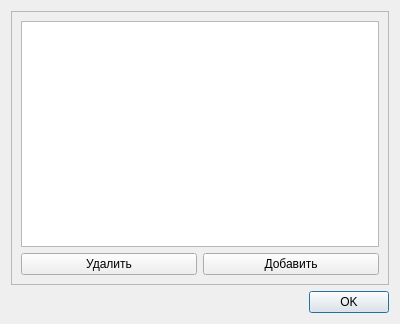
<?xml version="1.0" encoding="UTF-8"?>
<ui version="4.0">
 <class>Dialog</class>
 <widget class="QDialog" name="Dialog">
  <property name="geometry">
   <rect>
    <x>0</x>
    <y>0</y>
    <width>400</width>
    <height>324</height>
   </rect>
  </property>
  <property name="windowTitle">
   <string>Dialog</string>
  </property>
  <layout class="QGridLayout" name="gridLayout_2">
   <item row="0" column="0">
    <widget class="QFrame" name="frame">
     <property name="frameShape">
      <enum>QFrame::StyledPanel</enum>
     </property>
     <property name="frameShadow">
      <enum>QFrame::Raised</enum>
     </property>
     <layout class="QGridLayout" name="gridLayout">
      <item row="0" column="0">
       <layout class="QVBoxLayout" name="verticalLayout">
        <item>
         <widget class="QListWidget" name="listWidget"/>
        </item>
        <item>
         <layout class="QHBoxLayout" name="horizontalLayout">
          <item>
           <widget class="QPushButton" name="delete_pb">
            <property name="text">
             <string>Удалить</string>
            </property>
           </widget>
          </item>
          <item>
           <widget class="QPushButton" name="add_pb">
            <property name="text">
             <string>Добавить</string>
            </property>
           </widget>
          </item>
         </layout>
        </item>
       </layout>
      </item>
     </layout>
    </widget>
   </item>
   <item row="1" column="0">
    <widget class="QDialogButtonBox" name="buttonBox">
     <property name="standardButtons">
      <set>QDialogButtonBox::Ok</set>
     </property>
    </widget>
   </item>
  </layout>
 </widget>
 <resources/>
 <connections/>
</ui>
